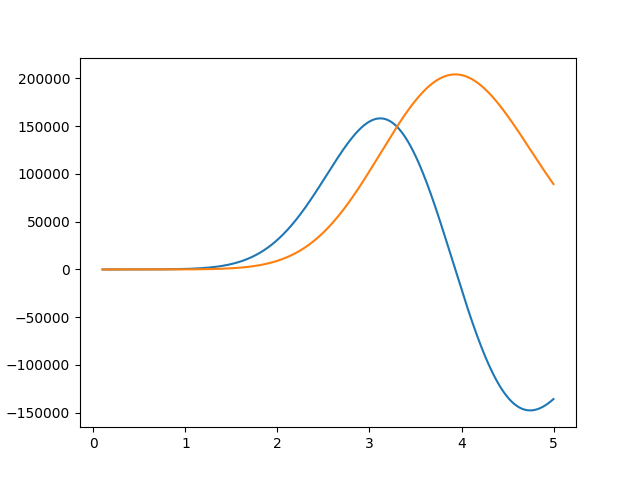

Source code (Python):
import numpy as np
from scipy.integrate import odeint
import matplotlib.pyplot as plt

t = np.arange(0.1, 5 ,0.001)
y0 = 0.1
k0 = 1
z0 = k0, y0

def diff_func(z, t): 
    k, y = z

    dk_dt = (k**2 - (3*y**2)/(t**0.5))/y
    dy_dt = k 

    return dk_dt, dy_dt

sol = odeint(diff_func, z0, t)

plt.plot(t, sol)
plt.savefig('task2_dop.png')
